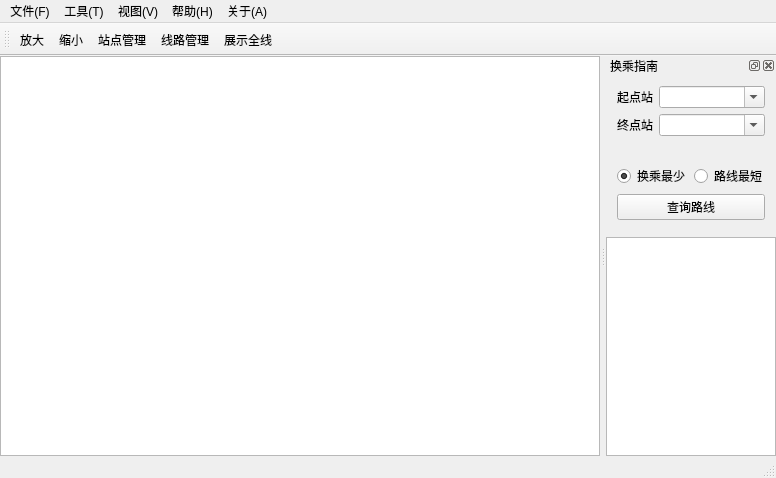
<?xml version="1.0" encoding="UTF-8"?>
<ui version="4.0">
 <class>MetroSHClass</class>
 <widget class="QMainWindow" name="MetroSHClass">
  <property name="geometry">
   <rect>
    <x>0</x>
    <y>0</y>
    <width>774</width>
    <height>476</height>
   </rect>
  </property>
  <property name="windowTitle">
   <string>地铁指南</string>
  </property>
  <property name="windowIcon">
   <iconset resource="MetroSH.qrc">
    <normaloff>:/MetroSH/src/icon/subway.png</normaloff>:/MetroSH/src/icon/subway.png</iconset>
  </property>
  <widget class="QWidget" name="centralWidget">
   <property name="minimumSize">
    <size>
     <width>600</width>
     <height>400</height>
    </size>
   </property>
   <layout class="QGridLayout" name="gridLayout">
    <property name="leftMargin">
     <number>0</number>
    </property>
    <property name="topMargin">
     <number>0</number>
    </property>
    <property name="rightMargin">
     <number>0</number>
    </property>
    <property name="bottomMargin">
     <number>0</number>
    </property>
    <item row="0" column="1">
     <widget class="myQGraphicsView" name="graphicsView">
      <property name="minimumSize">
       <size>
        <width>600</width>
        <height>400</height>
       </size>
      </property>
     </widget>
    </item>
   </layout>
  </widget>
  <widget class="QMenuBar" name="menuBar">
   <property name="geometry">
    <rect>
     <x>0</x>
     <y>0</y>
     <width>774</width>
     <height>22</height>
    </rect>
   </property>
   <widget class="QMenu" name="menuFile">
    <property name="title">
     <string>文件(F)</string>
    </property>
    <addaction name="actionRestart"/>
    <addaction name="actionExit"/>
   </widget>
   <widget class="QMenu" name="menuTool">
    <property name="title">
     <string>工具(T)</string>
    </property>
    <addaction name="actionExpand"/>
    <addaction name="actionShrink"/>
    <addaction name="actionAddStation"/>
    <addaction name="actionAddRoute"/>
    <addaction name="actionGraphShow"/>
   </widget>
   <widget class="QMenu" name="menuView">
    <property name="title">
     <string>视图(V)</string>
    </property>
    <addaction name="actionToolBar"/>
    <addaction name="actionChangeGuide"/>
   </widget>
   <widget class="QMenu" name="menuHelp">
    <property name="title">
     <string>帮助(H)</string>
    </property>
    <addaction name="actionHelp"/>
   </widget>
   <widget class="QMenu" name="menuAbout">
    <property name="title">
     <string>关于(A)</string>
    </property>
    <addaction name="actionAboutProject"/>
    <addaction name="actionAboutAuthor"/>
   </widget>
   <addaction name="menuFile"/>
   <addaction name="menuTool"/>
   <addaction name="menuView"/>
   <addaction name="menuHelp"/>
   <addaction name="menuAbout"/>
  </widget>
  <widget class="QToolBar" name="mainToolBar">
   <property name="iconSize">
    <size>
     <width>18</width>
     <height>18</height>
    </size>
   </property>
   <attribute name="toolBarArea">
    <enum>TopToolBarArea</enum>
   </attribute>
   <attribute name="toolBarBreak">
    <bool>false</bool>
   </attribute>
   <addaction name="actionExpand"/>
   <addaction name="actionShrink"/>
   <addaction name="actionAddStation"/>
   <addaction name="actionAddRoute"/>
   <addaction name="actionGraphShow"/>
  </widget>
  <widget class="QStatusBar" name="statusBar"/>
  <widget class="QDockWidget" name="changeGuideArea">
   <property name="sizePolicy">
    <sizepolicy hsizetype="Expanding" vsizetype="Expanding">
     <horstretch>0</horstretch>
     <verstretch>0</verstretch>
    </sizepolicy>
   </property>
   <property name="minimumSize">
    <size>
     <width>170</width>
     <height>323</height>
    </size>
   </property>
   <property name="layoutDirection">
    <enum>Qt::LeftToRight</enum>
   </property>
   <property name="floating">
    <bool>false</bool>
   </property>
   <property name="windowTitle">
    <string>换乘指南</string>
   </property>
   <attribute name="dockWidgetArea">
    <number>2</number>
   </attribute>
   <widget class="QWidget" name="changeGuideWidget">
    <property name="minimumSize">
     <size>
      <width>150</width>
      <height>300</height>
     </size>
    </property>
    <layout class="QVBoxLayout" name="verticalLayout_2">
     <property name="spacing">
      <number>0</number>
     </property>
     <property name="leftMargin">
      <number>0</number>
     </property>
     <property name="topMargin">
      <number>0</number>
     </property>
     <property name="rightMargin">
      <number>0</number>
     </property>
     <property name="bottomMargin">
      <number>0</number>
     </property>
     <item>
      <widget class="QWidget" name="widget_3" native="true">
       <layout class="QVBoxLayout" name="verticalLayout">
        <property name="leftMargin">
         <number>0</number>
        </property>
        <property name="topMargin">
         <number>0</number>
        </property>
        <property name="rightMargin">
         <number>0</number>
        </property>
        <property name="bottomMargin">
         <number>0</number>
        </property>
        <item>
         <widget class="QWidget" name="widget" native="true">
          <layout class="QFormLayout" name="formLayout">
           <item row="0" column="0">
            <widget class="QLabel" name="startLabel">
             <property name="text">
              <string>起点站</string>
             </property>
            </widget>
           </item>
           <item row="0" column="1">
            <widget class="QComboBox" name="startBox">
             <property name="editable">
              <bool>true</bool>
             </property>
             <property name="currentText">
              <string/>
             </property>
             <property name="placeholderText">
              <string>请选择起点站</string>
             </property>
            </widget>
           </item>
           <item row="1" column="0">
            <widget class="QLabel" name="endLabel">
             <property name="text">
              <string>终点站</string>
             </property>
            </widget>
           </item>
           <item row="1" column="1">
            <widget class="QComboBox" name="endBox">
             <property name="editable">
              <bool>true</bool>
             </property>
             <property name="currentText">
              <string/>
             </property>
             <property name="placeholderText">
              <string>请选择终点站</string>
             </property>
            </widget>
           </item>
          </layout>
         </widget>
        </item>
        <item>
         <widget class="QWidget" name="widget_2" native="true">
          <layout class="QGridLayout" name="gridLayout_3">
           <item row="0" column="0">
            <widget class="QRadioButton" name="changesMinButton">
             <property name="text">
              <string>换乘最少</string>
             </property>
             <property name="checked">
              <bool>true</bool>
             </property>
            </widget>
           </item>
           <item row="0" column="1">
            <widget class="QRadioButton" name="timeMinButton">
             <property name="text">
              <string>路线最短</string>
             </property>
            </widget>
           </item>
           <item row="1" column="0" colspan="2">
            <widget class="QPushButton" name="searchButton">
             <property name="text">
              <string>查询路线</string>
             </property>
            </widget>
           </item>
          </layout>
         </widget>
        </item>
        <item>
         <widget class="QTextBrowser" name="serchTextArea"/>
        </item>
       </layout>
      </widget>
     </item>
    </layout>
   </widget>
  </widget>
  <action name="actionRestart">
   <property name="icon">
    <iconset resource="MetroSH.qrc">
     <normaloff>:/MetroSH/src/icon/restart.png</normaloff>:/MetroSH/src/icon/restart.png</iconset>
   </property>
   <property name="text">
    <string>重置</string>
   </property>
  </action>
  <action name="actionExit">
   <property name="icon">
    <iconset resource="MetroSH.qrc">
     <normaloff>:/MetroSH/src/icon/exit.png</normaloff>:/MetroSH/src/icon/exit.png</iconset>
   </property>
   <property name="text">
    <string>退出</string>
   </property>
  </action>
  <action name="actionExpand">
   <property name="icon">
    <iconset resource="MetroSH.qrc">
     <normaloff>:/MetroSH/src/icon/enlarge.png</normaloff>:/MetroSH/src/icon/enlarge.png</iconset>
   </property>
   <property name="text">
    <string>放大</string>
   </property>
   <property name="toolTip">
    <string>放大</string>
   </property>
  </action>
  <action name="actionShrink">
   <property name="icon">
    <iconset resource="MetroSH.qrc">
     <normaloff>:/MetroSH/src/icon/shrink.png</normaloff>:/MetroSH/src/icon/shrink.png</iconset>
   </property>
   <property name="text">
    <string>缩小</string>
   </property>
  </action>
  <action name="actionToolBar">
   <property name="checkable">
    <bool>true</bool>
   </property>
   <property name="icon">
    <iconset resource="MetroSH.qrc">
     <normaloff>:/MetroSH/src/icon/toolBar.png</normaloff>:/MetroSH/src/icon/toolBar.png</iconset>
   </property>
   <property name="text">
    <string>工具栏</string>
   </property>
  </action>
  <action name="actionChangeGuide">
   <property name="checkable">
    <bool>true</bool>
   </property>
   <property name="icon">
    <iconset resource="MetroSH.qrc">
     <normaloff>:/MetroSH/src/icon/query.png</normaloff>:/MetroSH/src/icon/query.png</iconset>
   </property>
   <property name="text">
    <string>换乘指南</string>
   </property>
  </action>
  <action name="actionGraphShow">
   <property name="icon">
    <iconset resource="MetroSH.qrc">
     <normaloff>:/MetroSH/src/icon/graphShow.png</normaloff>:/MetroSH/src/icon/graphShow.png</iconset>
   </property>
   <property name="text">
    <string>展示全线</string>
   </property>
  </action>
  <action name="actionAddStation">
   <property name="icon">
    <iconset resource="MetroSH.qrc">
     <normaloff>:/MetroSH/src/icon/station.png</normaloff>:/MetroSH/src/icon/station.png</iconset>
   </property>
   <property name="text">
    <string>站点管理</string>
   </property>
   <property name="toolTip">
    <string>站点管理</string>
   </property>
  </action>
  <action name="actionAddRoute">
   <property name="icon">
    <iconset resource="MetroSH.qrc">
     <normaloff>:/MetroSH/src/icon/connect.png</normaloff>:/MetroSH/src/icon/connect.png</iconset>
   </property>
   <property name="text">
    <string>线路管理</string>
   </property>
   <property name="toolTip">
    <string>线路管理</string>
   </property>
  </action>
  <action name="actionAboutProject">
   <property name="icon">
    <iconset resource="MetroSH.qrc">
     <normaloff>:/MetroSH/src/icon/map.png</normaloff>:/MetroSH/src/icon/map.png</iconset>
   </property>
   <property name="text">
    <string>关于项目</string>
   </property>
  </action>
  <action name="actionAboutAuthor">
   <property name="icon">
    <iconset resource="MetroSH.qrc">
     <normaloff>:/MetroSH/src/icon/author.png</normaloff>:/MetroSH/src/icon/author.png</iconset>
   </property>
   <property name="text">
    <string>关于作者</string>
   </property>
  </action>
  <action name="actionHelp">
   <property name="icon">
    <iconset resource="MetroSH.qrc">
     <normaloff>:/MetroSH/src/icon/help.png</normaloff>:/MetroSH/src/icon/help.png</iconset>
   </property>
   <property name="text">
    <string>基本介绍</string>
   </property>
  </action>
 </widget>
 <layoutdefault spacing="6" margin="11"/>
 <customwidgets>
  <customwidget>
   <class>myQGraphicsView</class>
   <extends>QGraphicsView</extends>
   <header>myqgraphicsview.h</header>
  </customwidget>
 </customwidgets>
 <resources>
  <include location="MetroSH.qrc"/>
 </resources>
 <connections/>
</ui>
